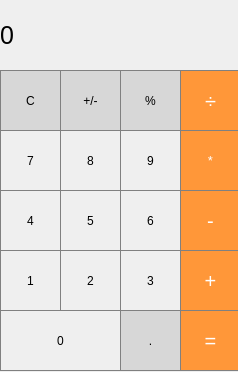
<?xml version="1.0" encoding="UTF-8"?>
<ui version="4.0">
 <class>MainWindow</class>
 <widget class="QMainWindow" name="MainWindow">
  <property name="geometry">
   <rect>
    <x>0</x>
    <y>0</y>
    <width>238</width>
    <height>372</height>
   </rect>
  </property>
  <property name="windowTitle">
   <string>MainWindow</string>
  </property>
  <property name="styleSheet">
   <string notr="true"/>
  </property>
  <widget class="QWidget" name="centralwidget">
   <widget class="QPushButton" name="pushButton_Clear">
    <property name="geometry">
     <rect>
      <x>0</x>
      <y>70</y>
      <width>61</width>
      <height>61</height>
     </rect>
    </property>
    <property name="styleSheet">
     <string notr="true">/* (Clear,+/-,%,. buttons) Unary Operations Buttons Stylesheet */

QPushButton {
  background-color: rgb(215, 215, 215);
  border: 1px solid gray;
}
QPushButton:pressed {
    background-color: qlineargradient(x1: 0, y1: 0, x2: 0, y2: 1,
                                      stop: 0 #BEBEBE, stop: 1 #D7D7D7);
}
/* End Unary Operations Buttons Stylesheet */</string>
    </property>
    <property name="text">
     <string>C</string>
    </property>
   </widget>
   <widget class="QPushButton" name="pushButton_negative">
    <property name="geometry">
     <rect>
      <x>60</x>
      <y>70</y>
      <width>61</width>
      <height>61</height>
     </rect>
    </property>
    <property name="styleSheet">
     <string notr="true">/* (Clear,+/-,%,. buttons) Unary Operations Buttons Stylesheet */

QPushButton {
  background-color: rgb(215, 215, 215);
  border: 1px solid gray;
}
QPushButton:pressed {
    background-color: qlineargradient(x1: 0, y1: 0, x2: 0, y2: 1,
                                      stop: 0 #BEBEBE, stop: 1 #D7D7D7);
}
/* End Unary Operations Buttons Stylesheet */</string>
    </property>
    <property name="text">
     <string>+/-</string>
    </property>
   </widget>
   <widget class="QPushButton" name="pushButton_mod">
    <property name="geometry">
     <rect>
      <x>120</x>
      <y>70</y>
      <width>61</width>
      <height>61</height>
     </rect>
    </property>
    <property name="styleSheet">
     <string notr="true">/* (Clear,+/-,%,. buttons) Unary Operations Buttons Stylesheet */

QPushButton {
  background-color: rgb(215, 215, 215);
  border: 1px solid gray;
}
QPushButton:pressed {
    background-color: qlineargradient(x1: 0, y1: 0, x2: 0, y2: 1,
                                      stop: 0 #BEBEBE, stop: 1 #D7D7D7);
}
/* End Unary Operations Buttons Stylesheet */</string>
    </property>
    <property name="text">
     <string>%</string>
    </property>
   </widget>
   <widget class="QPushButton" name="pushButton_divide">
    <property name="geometry">
     <rect>
      <x>180</x>
      <y>70</y>
      <width>61</width>
      <height>61</height>
     </rect>
    </property>
    <property name="font">
     <font>
      <pointsize>15</pointsize>
     </font>
    </property>
    <property name="styleSheet">
     <string notr="true">/* (Orange buttons) Operations Buttons Stylesheet */
QPushButton {
  background-color: rgb(255, 151, 57);
  color: white; 
  border: 1px solid gray;
}

QPushButton:pressed {
    background-color: qlineargradient(x1: 0, y1: 0, x2: 0, y2: 1,
                                      stop: 0 #FF7832, stop: 1 #FF9739);
}</string>
    </property>
    <property name="text">
     <string>÷</string>
    </property>
   </widget>
   <widget class="QPushButton" name="pushButton_7">
    <property name="geometry">
     <rect>
      <x>0</x>
      <y>130</y>
      <width>61</width>
      <height>61</height>
     </rect>
    </property>
    <property name="styleSheet">
     <string notr="true">/* Digits 0-9 Stylesheet */
QPushButton {
   border: 1px solid gray;
}
QPushButton:pressed {
    background-color: qlineargradient(x1: 0, y1: 0, x2: 0, y2: 1,
                                      stop: 0 #dadbde, stop: 1 #f6f7fa);
}

/* End Digits 0-9 Stylesheet */</string>
    </property>
    <property name="text">
     <string>7</string>
    </property>
   </widget>
   <widget class="QPushButton" name="pushButton_multiply">
    <property name="geometry">
     <rect>
      <x>180</x>
      <y>130</y>
      <width>61</width>
      <height>61</height>
     </rect>
    </property>
    <property name="font">
     <font>
      <pointsize>10</pointsize>
     </font>
    </property>
    <property name="styleSheet">
     <string>/* (Orange buttons) Operations Buttons Stylesheet */
QPushButton {
  background-color: rgb(255, 151, 57);
  color: white; 
  border: 1px solid gray;
}

QPushButton:pressed {
    background-color: qlineargradient(x1: 0, y1: 0, x2: 0, y2: 1,
                                      stop: 0 #FF7832, stop: 1 #FF9739);
}</string>
    </property>
    <property name="text">
     <string>*</string>
    </property>
   </widget>
   <widget class="QPushButton" name="pushButton_9">
    <property name="geometry">
     <rect>
      <x>120</x>
      <y>130</y>
      <width>61</width>
      <height>61</height>
     </rect>
    </property>
    <property name="styleSheet">
     <string notr="true">/* Digits 0-9 Stylesheet */
QPushButton {
   border: 1px solid gray;
}
QPushButton:pressed {
    background-color: qlineargradient(x1: 0, y1: 0, x2: 0, y2: 1,
                                      stop: 0 #dadbde, stop: 1 #f6f7fa);
}

/* End Digits 0-9 Stylesheet */</string>
    </property>
    <property name="text">
     <string>9</string>
    </property>
   </widget>
   <widget class="QPushButton" name="pushButton_8">
    <property name="geometry">
     <rect>
      <x>60</x>
      <y>130</y>
      <width>61</width>
      <height>61</height>
     </rect>
    </property>
    <property name="styleSheet">
     <string notr="true">/* Digits 0-9 Stylesheet */
QPushButton {
   border: 1px solid gray;
}
QPushButton:pressed {
    background-color: qlineargradient(x1: 0, y1: 0, x2: 0, y2: 1,
                                      stop: 0 #dadbde, stop: 1 #f6f7fa);
}

/* End Digits 0-9 Stylesheet */</string>
    </property>
    <property name="text">
     <string>8</string>
    </property>
   </widget>
   <widget class="QPushButton" name="pushButton_4">
    <property name="geometry">
     <rect>
      <x>0</x>
      <y>190</y>
      <width>61</width>
      <height>61</height>
     </rect>
    </property>
    <property name="styleSheet">
     <string notr="true">/* Digits 0-9 Stylesheet */
QPushButton {
   border: 1px solid gray;
}
QPushButton:pressed {
    background-color: qlineargradient(x1: 0, y1: 0, x2: 0, y2: 1,
                                      stop: 0 #dadbde, stop: 1 #f6f7fa);
}

/* End Digits 0-9 Stylesheet */</string>
    </property>
    <property name="text">
     <string>4</string>
    </property>
   </widget>
   <widget class="QPushButton" name="pushButton_minus">
    <property name="geometry">
     <rect>
      <x>180</x>
      <y>190</y>
      <width>61</width>
      <height>61</height>
     </rect>
    </property>
    <property name="font">
     <font>
      <pointsize>15</pointsize>
     </font>
    </property>
    <property name="styleSheet">
     <string>/* (Orange buttons) Operations Buttons Stylesheet */
QPushButton {
  background-color: rgb(255, 151, 57);
  color: white; 
  border: 1px solid gray;
}

QPushButton:pressed {
    background-color: qlineargradient(x1: 0, y1: 0, x2: 0, y2: 1,
                                      stop: 0 #FF7832, stop: 1 #FF9739);
}</string>
    </property>
    <property name="text">
     <string>-</string>
    </property>
   </widget>
   <widget class="QPushButton" name="pushButton_6">
    <property name="geometry">
     <rect>
      <x>120</x>
      <y>190</y>
      <width>61</width>
      <height>61</height>
     </rect>
    </property>
    <property name="styleSheet">
     <string notr="true">/* Digits 0-9 Stylesheet */
QPushButton {
   border: 1px solid gray;
}
QPushButton:pressed {
    background-color: qlineargradient(x1: 0, y1: 0, x2: 0, y2: 1,
                                      stop: 0 #dadbde, stop: 1 #f6f7fa);
}

/* End Digits 0-9 Stylesheet */</string>
    </property>
    <property name="text">
     <string>6</string>
    </property>
   </widget>
   <widget class="QPushButton" name="pushButton_5">
    <property name="geometry">
     <rect>
      <x>60</x>
      <y>190</y>
      <width>61</width>
      <height>61</height>
     </rect>
    </property>
    <property name="styleSheet">
     <string notr="true">/* Digits 0-9 Stylesheet */
QPushButton {
   border: 1px solid gray;
}
QPushButton:pressed {
    background-color: qlineargradient(x1: 0, y1: 0, x2: 0, y2: 1,
                                      stop: 0 #dadbde, stop: 1 #f6f7fa);
}

/* End Digits 0-9 Stylesheet */</string>
    </property>
    <property name="text">
     <string>5</string>
    </property>
   </widget>
   <widget class="QPushButton" name="pushButton_1">
    <property name="geometry">
     <rect>
      <x>0</x>
      <y>250</y>
      <width>61</width>
      <height>61</height>
     </rect>
    </property>
    <property name="styleSheet">
     <string notr="true">/* Digits 0-9 Stylesheet */
QPushButton {
   border: 1px solid gray;
}
QPushButton:pressed {
    background-color: qlineargradient(x1: 0, y1: 0, x2: 0, y2: 1,
                                      stop: 0 #dadbde, stop: 1 #f6f7fa);
}

/* End Digits 0-9 Stylesheet */</string>
    </property>
    <property name="text">
     <string>1</string>
    </property>
   </widget>
   <widget class="QPushButton" name="pushButton_plus">
    <property name="geometry">
     <rect>
      <x>180</x>
      <y>250</y>
      <width>61</width>
      <height>61</height>
     </rect>
    </property>
    <property name="font">
     <font>
      <pointsize>15</pointsize>
     </font>
    </property>
    <property name="styleSheet">
     <string>/* (Orange buttons) Operations Buttons Stylesheet */
QPushButton {
  background-color: rgb(255, 151, 57);
  color: white; 
  border: 1px solid gray;
}

QPushButton:pressed {
    background-color: qlineargradient(x1: 0, y1: 0, x2: 0, y2: 1,
                                      stop: 0 #FF7832, stop: 1 #FF9739);
}</string>
    </property>
    <property name="text">
     <string>+</string>
    </property>
   </widget>
   <widget class="QPushButton" name="pushButton_3">
    <property name="geometry">
     <rect>
      <x>120</x>
      <y>250</y>
      <width>61</width>
      <height>61</height>
     </rect>
    </property>
    <property name="styleSheet">
     <string notr="true">/* Digits 0-9 Stylesheet */
QPushButton {
   border: 1px solid gray;
}
QPushButton:pressed {
    background-color: qlineargradient(x1: 0, y1: 0, x2: 0, y2: 1,
                                      stop: 0 #dadbde, stop: 1 #f6f7fa);
}

/* End Digits 0-9 Stylesheet */</string>
    </property>
    <property name="text">
     <string>3</string>
    </property>
   </widget>
   <widget class="QPushButton" name="pushButton_2">
    <property name="geometry">
     <rect>
      <x>60</x>
      <y>250</y>
      <width>61</width>
      <height>61</height>
     </rect>
    </property>
    <property name="styleSheet">
     <string notr="true">/* Digits 0-9 Stylesheet */
QPushButton {
   border: 1px solid gray;
}
QPushButton:pressed {
    background-color: qlineargradient(x1: 0, y1: 0, x2: 0, y2: 1,
                                      stop: 0 #dadbde, stop: 1 #f6f7fa);
}

/* End Digits 0-9 Stylesheet */</string>
    </property>
    <property name="text">
     <string>2</string>
    </property>
   </widget>
   <widget class="QPushButton" name="pushButton_equals">
    <property name="geometry">
     <rect>
      <x>180</x>
      <y>310</y>
      <width>61</width>
      <height>61</height>
     </rect>
    </property>
    <property name="font">
     <font>
      <pointsize>15</pointsize>
     </font>
    </property>
    <property name="styleSheet">
     <string>/* (Orange buttons) Operations Buttons Stylesheet */
QPushButton {
  background-color: rgb(255, 151, 57);
  color: white; 
  border: 1px solid gray;
}

QPushButton:pressed {
    background-color: qlineargradient(x1: 0, y1: 0, x2: 0, y2: 1,
                                      stop: 0 #FF7832, stop: 1 #FF9739);
}</string>
    </property>
    <property name="text">
     <string>=</string>
    </property>
   </widget>
   <widget class="QPushButton" name="pushButton_0">
    <property name="geometry">
     <rect>
      <x>0</x>
      <y>310</y>
      <width>121</width>
      <height>61</height>
     </rect>
    </property>
    <property name="styleSheet">
     <string notr="true">/* Digits 0-9 Stylesheet */
QPushButton {
   border: 1px solid gray;
}
QPushButton:pressed {
    background-color: qlineargradient(x1: 0, y1: 0, x2: 0, y2: 1,
                                      stop: 0 #dadbde, stop: 1 #f6f7fa);
}

/* End Digits 0-9 Stylesheet */</string>
    </property>
    <property name="text">
     <string>0</string>
    </property>
   </widget>
   <widget class="QPushButton" name="pushButton_decimal">
    <property name="geometry">
     <rect>
      <x>120</x>
      <y>310</y>
      <width>61</width>
      <height>61</height>
     </rect>
    </property>
    <property name="styleSheet">
     <string notr="true">/* (Clear,+/-,%,. buttons) Unary Operations Buttons Stylesheet */

QPushButton {
  background-color: rgb(215, 215, 215);
  border: 1px solid gray;
}
QPushButton:pressed {
    background-color: qlineargradient(x1: 0, y1: 0, x2: 0, y2: 1,
                                      stop: 0 #BEBEBE, stop: 1 #D7D7D7);
}
/* End Unary Operations Buttons Stylesheet */</string>
    </property>
    <property name="text">
     <string>.</string>
    </property>
   </widget>
   <widget class="QLabel" name="label">
    <property name="geometry">
     <rect>
      <x>0</x>
      <y>0</y>
      <width>241</width>
      <height>71</height>
     </rect>
    </property>
    <property name="font">
     <font>
      <pointsize>19</pointsize>
     </font>
    </property>
    <property name="styleSheet">
     <string notr="true">/* (Label at top) Label Stylesheet */

QLabel {
  qproperty-alignment: 'AlignVCenter | AlignRight';
  border: 1px solid gray;
}

background-color : white;

/* End Label Stylesheet */
</string>
    </property>
    <property name="text">
     <string>0</string>
    </property>
   </widget>
  </widget>
 </widget>
 <resources/>
 <connections/>
</ui>
